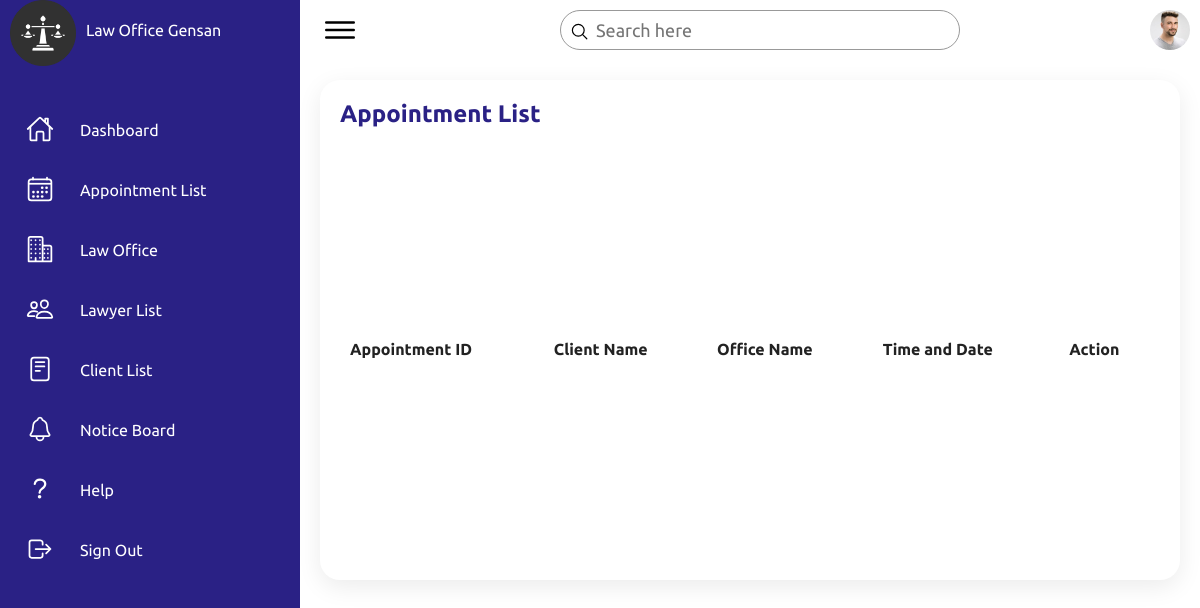
Page /appointmentlist.php on the earlier database version.
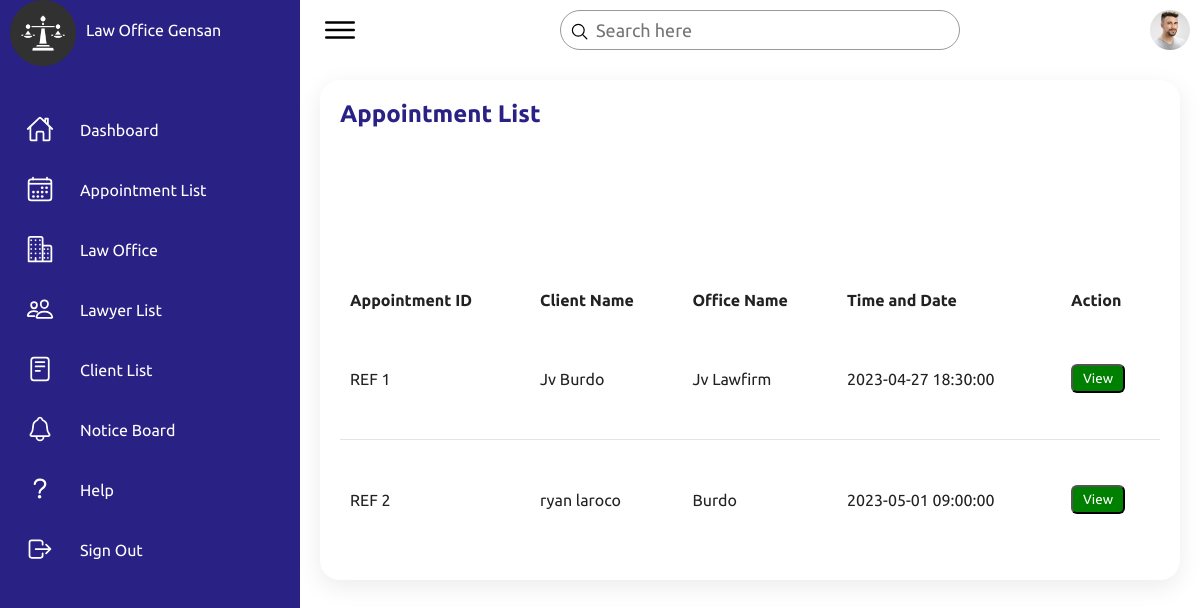
Same page on the later database version.
### tables this page shows
CREATE TABLE `tbl_appointment` (
  `appointment_id` int(11) NOT NULL,
  `user_id` int(11) NOT NULL,
  `office_id` int(11) NOT NULL,
  `appointment_timendate` datetime NOT NULL
);

CREATE TABLE `tbl_userinfo` (
  `userinfo_id` int(11) NOT NULL,
  `firstName` varchar(244) NOT NULL,
  `middlename` varchar(244) NOT NULL,
  `lastName` varchar(244) NOT NULL,
  `phoneNum` bigint(11) NOT NULL,
  `address` varchar(244) NOT NULL
);

CREATE TABLE `tbl_officeinfo` (
  `office_id` int(11) NOT NULL,
  `office_name` varchar(244) NOT NULL,
  `office_email` varchar(244) NOT NULL,
  `office_status` int(11) NOT NULL
);

### appointmentlist.php (the view, shortened to what the changed rows need)
<?php
include "dbconn.php";
$sql = "SELECT tbl_appointment.appointment_id, tbl_userinfo.firstName, tbl_userinfo.lastName, tbl_officeinfo.office_name, tbl_appointment.appointment_timendate
FROM tbl_appointment
JOIN tbl_userinfo ON tbl_appointment.appointment_id = tbl_userinfo.userinfo_id
JOIN tbl_officeinfo ON tbl_appointment.appointment_id = tbl_officeinfo.office_id";
$result = mysqli_query($conn, $sql);
?>
<!DOCTYPE html>
<html lang="en">
<head>
    <link rel="stylesheet" href="assets/css/lawOffice.css">
</head>
<body>
    <div class="container">
        <div class="main">
            <div class="details">
                <div class="Appointment">
                    <div class="cardHeader">
                        <h2>Appointment List</h2>
                    </div>
                    <table id="appointment-table">
                        <thead>
                        <tr>
                                <td>Appointment ID</td>
                                <td>Client Name</td>
                                <td>Office Name</td>
                                <td>Time and Date</td>
                                <td>Action</td>
                            </tr>
                        </thead>
                        <tbody>
                        <tr>
                                <?php
                                while($row = mysqli_fetch_assoc($result))
                                {
                                ?>
                                 <td><?php echo "REF" . ' ' . $row['appointment_id']; ?></td>
                                 <td><?php echo $row['firstName'] . ' ' . $row['lastName']; ?></td>
                                 <td><?php echo $row['office_name']; ?></td>
                                 <td><?php echo $row['appointment_timendate']; ?></td>
                                 <td><button class="method active">View</button><strong> </strong>
                             </tr>
                                <?php
                                }
                                 ?>
                        </tbody>
                    </table>
                </div>
            </div>
        </div>
    </div>
</body>
</html>

Differences in the rows shown:
added tbl_appointment: appointment_id "1", user.firstName "Jv", user.lastName "Burdo", office.office_name "Jv Lawfirm", appointment_timendate "2023-04-27 18:30:00"
added tbl_appointment: appointment_id "2", tbl_userinfo.firstName "ryan", tbl_userinfo.lastName "laroco", office.office_name "Burdo", appointment_timendate "2023-05-01 09:00:00"
